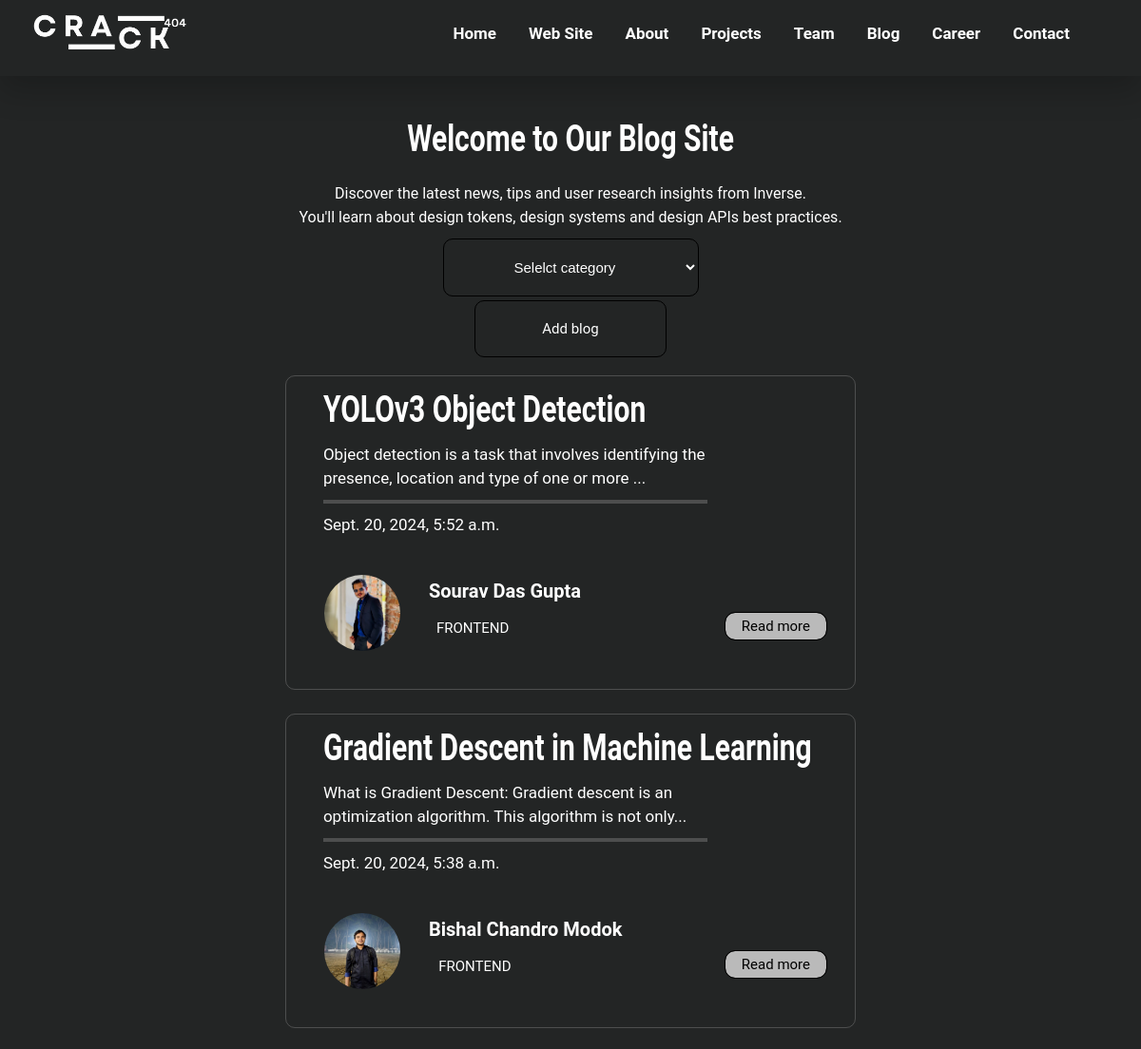
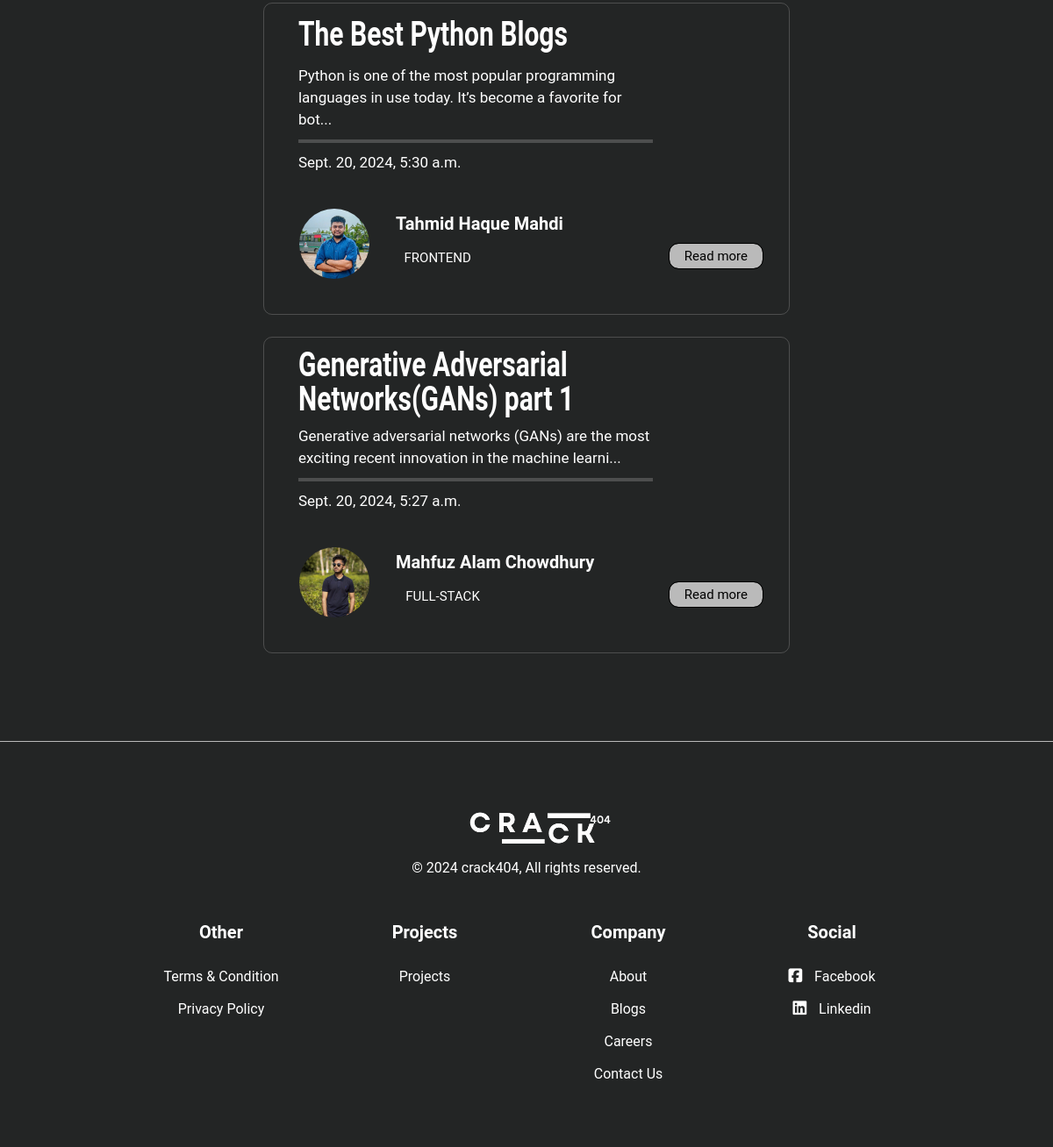
Screenshot of /blog/ with the database file from the repository (2 pictures, top to bottom).
### blog/models.py (models this page shows, shortened)
class Post(models.Model):
    title = models.CharField(max_length=200)
    slug = models.SlugField(unique=True)
    content = models.TextField()
    publish_date = models.DateTimeField(default=timezone.now)
    author = models.ForeignKey(Author, on_delete=models.CASCADE)
    image = models.FileField(upload_to='blogimg/', blank=True, null=True)

class Author(models.Model):
    name = models.CharField(max_length=100, unique=True)
    designation = models.CharField(max_length=100)
    image = models.ImageField(upload_to='authors/', blank=True, null=True)
    password = models.CharField(max_length=128, default=make_password('defaultpassword'))  # Hashed password storage

### blog/views.py (the view)
# urls.py: path('', views.bloghome, name='bloghome'),
def bloghome(request):
    allPosts = Post.objects.all().order_by('-publish_date')  # Fetch all posts
    return render(request, 'blog/blog.html', {'allPosts': allPosts})

### templates/blog/blog.html (shortened to what this page needs)
{% extends "home/base.html" %}
{% block content %}
{% load static %}
<body id="/">
    <section class="blogs">
        <h1>Welcome to Our Blog Site</h1>
        <p>Discover the latest news, tips and user research insights from Inverse. <br> You'll learn about design
            tokens,
            design systems and design APIs best practices.</p>
        <div>
            <select name="category" class="box">
                <option value="" disabled selected>Selelct category</option>
            </select>
        </div>
        <div >
            <a href="{% url 'addblog' %}" class="boxadd">Add blog</a>
        </div>
        {% for post in allPosts %}
        <div class="blog">
            <h2>{{ post.title }}</h2>
            <p>{{ post.content | safe | slice:":100" }}...</p>
            <p class="date">{{ post.publish_date }}</p>
            <div class="read">
                <div class="info">
                    <div class="img">
                        <img src="{{ post.author.image.url }}" alt="{{ post.author.name }}">
                    </div>
                    <div class="name">
                        <h5>{{ post.author.name }}</h5>
                        <p>{{ post.author.designation }}</p>
                    </div>
                </div>
                <div class="btn-blog">
                    <a href="{{ post.slug }}">Read more</a>
                </div>
            </div>
        </div>
        {% endfor %}
    </section>
</body>
{% endblock %}

### templates/home/base.html (shortened to what this page needs)
<!DOCTYPE html>
<html lang="en">
<head>
    {% load static %}
    <link rel="stylesheet" href="https://cdnjs.cloudflare.com/ajax/libs/font-awesome/6.5.1/css/all.min.css"
 />
    <link rel="stylesheet" href="https://cdn.jsdelivr.net/npm/swiper@11/swiper-bundle.min.css" />
    <link rel="stylesheet" href="{% static 'css/style.css' %}">
</head>
<body id="/">
    {% block navbar %}
    <nav>
        <div class="nav_container">
            <a href='/'>
                <img src="{% static 'img/logo.png' %}" alt="">
            </a>
            <ul class="nav_menu">
                <li><a href="/">Home</a></li>
                <li><a href='/websites'>Web Site</a></li>
                <li><a href='/about'>About</a></li>
                <li><a href='/projects'>Projects</a></li>
                <li><a href='/team'>Team</a></li>
                <li><a href='/blog'>Blog</a></li>
                <li><a href='/career'>Career</a></li>
                <li><a href='/contact'>Contact</a></li>
            </ul>
        </div>
    </nav>
    {% endblock %}
    <div class="all">
        {% block content %}{% endblock %}
    </div>
    <footer class="footer">
        <div class="footer-container">
            <div class="footer-section logo-section">
                <div class="footer_logo">
                    <a href="/">
                        <img src="{% static 'img/logo.png'%}" alt="">
                    </a>
                </div>
                <p>&copy; 2024 crack404, All rights reserved.</p>
            </div>
            <div class="footer-info">
                <div class="footer-section">
                    <h4>Other</h4>
                    <ul>
                        <li><a href="/">Terms & Condition</a></li>
                        <li><a href="/">Privacy Policy</a></li>
                    </ul>
                </div>
                <div class="footer-section">
                    <h4>Projects</h4>
                    <ul>
                        <li><a href="/projects">Projects</a></li>
                    </ul>
                </div>
                <div class="footer-section">
                    <h4>Company</h4>
                    <ul>
                        <li><a href="/about">About</a></li>
                        <li><a href="/blog">Blogs</a></li>
                        <li><a href="/career">Careers</a></li>
                        <li><a href="/contact">Contact Us</a></li>
                    </ul>
                </div>
                <div class="footer-section">
                    <h4>Social</h4>
                    <div class="social-icons">
                        <a href="https://www.facebook.com/profile.php?id=61564752971614&mibextid=ZbWKwL" target="_blank"><i class="fa-brands fa-square-facebook"></i> Facebook</a>
                        <a href="https://www.facebook.com/profile.php?id=61564752971614&mibextid=ZbWKwL" target="_blank"><i class="fa-brands fa-linkedin"></i> Linkedin</a>
                    </div>
                </div>
            </div>
        </div>
    </footer>
</body>
</html>

### static/css/style.css (style rules this page uses)
* { margin: 0; padding: 0; border: 0; outline: 0; text-decoration: none; list-style: none; box-sizing: border-box; }
:root { --bold-textColor: rgb(35, 37, 37); --text-color: black; --nav-color: white; --circle-color: rgb(63, 63, 63); --container-width-lg: 80%; --container-width-md: 90%; --container-width-sm: 95%; --transition: all 400ms ease; }
html { scroll-behavior: smooth; }
body { font-family: "Roboto", sans-serif; line-height: 1.7; color: var(--nav-color); background: var(--bold-textColor); }
section h1 { text-align: center; margin-top: 30px; transform: scaleY(1.3); font-size: 30px; }
section h2 { font-size: 35px; text-align: center; transform: scaleY(1.1); color: rgb(0, 204, 255); padding-bottom: 50px; padding-top: 100px; }
img { width: 100%; display: block; object-fit: cover; }
nav { width: 100vw; height: 5rem; position: fixed; top: 0; z-index: 100; background: var(--bold-textColor); box-shadow: 0 16px 32px rgba(0, 0, 0, 0.2); }
nav img { width: 200px; height: 70px; padding: 10px 0 5px 32px; margin-top: 20px; color: #000000; }
.nav_container { height: 100%; display: flex; justify-content: space-between; align-items: center; position: relative; top: -20px; }
.nav_menu { display: flex; align-items: center; gap: 1.5rem; margin-top: 1rem; margin-right: 70px; font-size: 40px; font-weight: 600; }
.nav_menu a { font-size: 0.9rem; color: var(--nav-color); font-size: 17px; padding: 5px; }
.blogs { margin-top: 120px; }
.blogs p { text-align: center; line-height: 25px; padding-top: 20px; width: 70%; margin: 0 15%; }
.blogs div { text-align: center; padding: 10px; }
div .box { padding: 20px 70px; border-radius: 10px; cursor: pointer; font-size: 15px; background-color: var(--bold-textColor); border: .5px solid var(--text-color); color: var(--nav-color); }
div .boxadd { padding: 20px 70px; border-radius: 10px; cursor: pointer; font-size: 15px; background-color: var(--bold-textColor); border: .5px solid var(--text-color); color: var(--nav-color); transition: 2s; }
.box option { font-size: 15px; padding: 20px; margin-bottom: 10px; }
.blog { width: 50%; padding: 10px 0 2px 0; border: .5px solid rgba(128, 128, 128, 0.45); border-radius: 10px; margin: 25px 25%; }
.blog h2 { font-size: 30px; padding: 10px 0; text-align: left; transform: scaleY(1.3); color: var(--nav-color); margin: 0 5%; line-height: 30px; }
.blog p { text-align: left; padding: 10px 0; font-size: 17px; margin: 0 5%; }
.img img { height: 80px; width: 80px; border-radius: 50%; }
.date { border-top: 4px solid rgba(128, 128, 128, 0.45); width: 20%; font-size: 12px; }
.info { display: flex; gap: 10px; }
.name { padding: 10px 0; }
.name h5 { font-size: 20px; }
.name p { font-size: 15px; text-transform: uppercase; }
.read { display: flex; justify-content: space-between; }
.btn-blog a { padding: 5px 17px; position: relative; top: 50px; background-color: rgb(186, 186, 186); color: var(--text-color); border-radius: 10px; font-size: 15px; cursor: pointer; outline: 1px solid var(--text-color); border: none; text-decoration: none; }
.footer { color: var(--nav-color); padding: 40px 20px; overflow: hidden; border-top: 1px solid rgb(186, 186, 186); ; margin-top: 50px; }
.footer-container { display: flex; flex-direction: column; justify-content: space-between; text-align: center; }
.footer-info { display: flex; width: 80%; margin: 0 10%; }
.footer-section { flex: 1 1 200px; margin: 20px; }
.footer-section h4 { font-size: 20px; margin-bottom: 20px; }
.footer-section p, .footer-section ul, .footer-section a { font-size: 16px; color: var(--nav-color); text-decoration: none; }
.footer-section ul { list-style: none; padding: 0; }
.footer-section ul li { margin-bottom: 10px; }
.social-icons a { display: block; font-size: 16px; margin-bottom: 10px; color: var(--nav-color); text-decoration: none; text-align: center; }
.social-icons a i { margin-right: 10px; font-size: 18px; }
.logo-section { flex: 1 1 100px; }
.footer_logo img { width: 200px; height: 70px; padding: 10px 0 5px 32px; display: block; margin-left: auto; margin-right: auto; }
.footer { margin-top: 100px; }

### rows the page displays
Post: title "YOLOv3 Object Detection", content "Object detection is a task that involves identifying the presence, location and type of one or more", publish_date "Sept. 20, 2024, 5:52 a.m.", author.image (picture), author.name "Sourav Das Gupta", author.designation "FRONTEND"
Post: title "Gradient Descent in Machine Learning", content "What is Gradient Descent: Gradient descent is an optimization algorithm. This algorithm is not only", publish_date "Sept. 20, 2024, 5:38 a.m.", author.image (picture), author.name "Bishal Chandro Modok", author.designation "FRONTEND"
Post: title "The Best Python Blogs", content "Python is one of the most popular programming languages in use today. It’s become a favorite for bot", publish_date "Sept. 20, 2024, 5:30 a.m.", author.image (picture), author.name "Tahmid Haque Mahdi", author.designation "FRONTEND"
Post: title "Generative Adversarial Networks(GANs) part 1", content "Generative adversarial networks (GANs) are the most exciting recent innovation in the machine learni", publish_date "Sept. 20, 2024, 5:27 a.m.", author.image (picture), author.name "Mahfuz Alam Chowdhury", author.designation "FULL-STACK"
